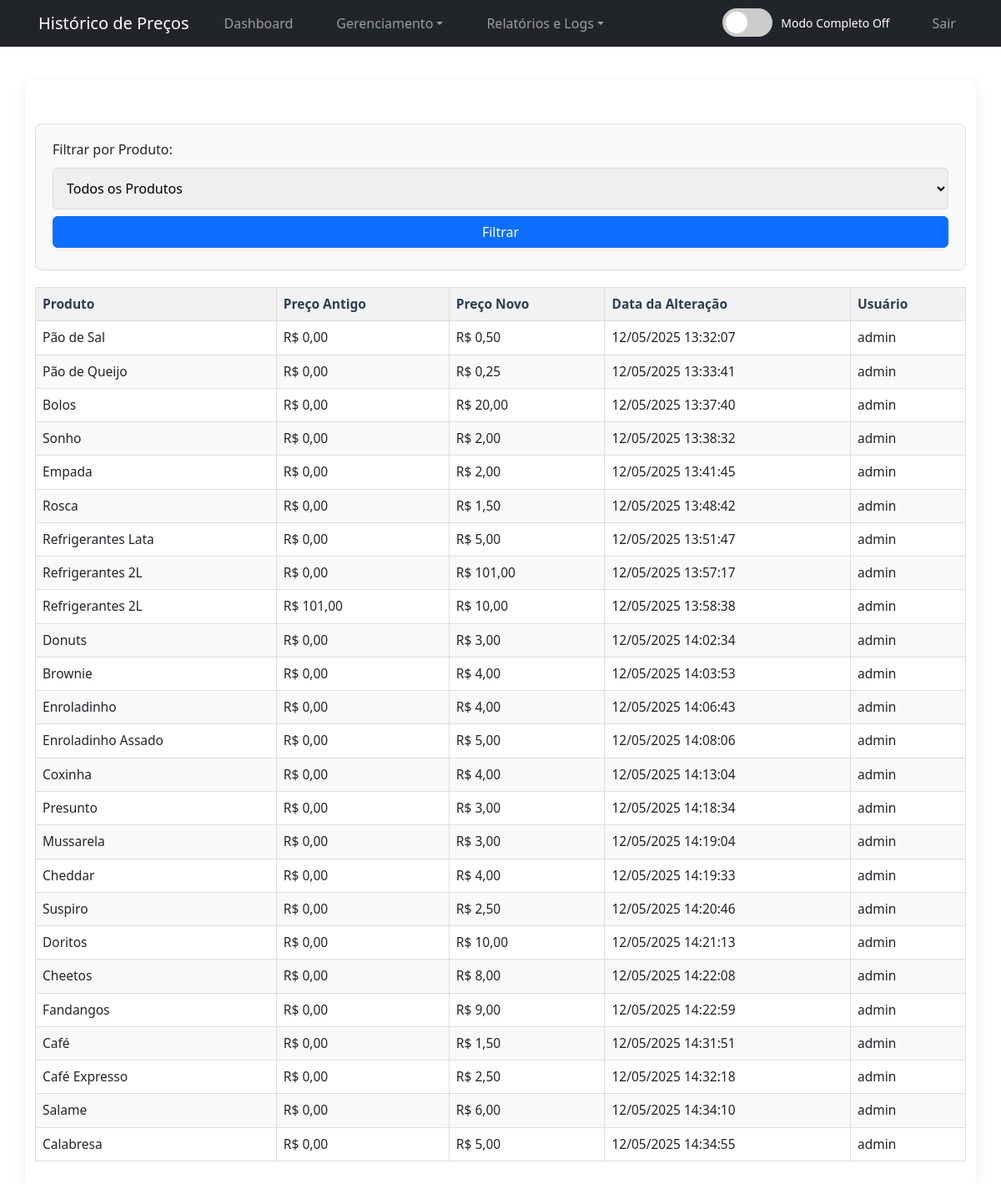
Screenshot of /historico_precos.php (signed in) with the database file from the repository.
### tables this page shows
CREATE TABLE `historico_precos` (
  `id` int(11) NOT NULL AUTO_INCREMENT,
  `produto_id` int(11) NOT NULL,
  `preco_antigo` decimal(10,2) NOT NULL,
  `preco_novo` decimal(10,2) NOT NULL,
  `data_alteracao` timestamp NOT NULL DEFAULT current_timestamp(),
  `usuario_id` int(11) NOT NULL,
  PRIMARY KEY (`id`),
  KEY `produto_id` (`produto_id`),
  KEY `usuario_id` (`usuario_id`),
  CONSTRAINT `historico_precos_ibfk_1` FOREIGN KEY (`produto_id`) REFERENCES `produtos` (`id`) ON DELETE CASCADE,
  CONSTRAINT `historico_precos_ibfk_2` FOREIGN KEY (`usuario_id`) REFERENCES `usuarios` (`id`) ON DELETE CASCADE
);

CREATE TABLE `produtos` (
  `id` int(11) NOT NULL AUTO_INCREMENT,
  `nome_produto` varchar(100) NOT NULL,
  `descricao` text DEFAULT NULL,
  `quantidade` int(10) unsigned NOT NULL DEFAULT 0,
  `preco` decimal(10,2) NOT NULL,
  `imagem` varchar(255) DEFAULT NULL COMMENT 'Nome do arquivo da imagem',
  `estoque_minimo` int(10) unsigned NOT NULL DEFAULT 0,
  `categoria_id` int(11) DEFAULT NULL,
  `data_validade` date DEFAULT NULL,
  `fornecedor_id` int(11) DEFAULT NULL,
  PRIMARY KEY (`id`),
  KEY `fk_categoria` (`categoria_id`),
  KEY `fornecedor_id` (`fornecedor_id`),
  CONSTRAINT `fk_categoria` FOREIGN KEY (`categoria_id`) REFERENCES `categorias` (`id`),
  CONSTRAINT `produtos_ibfk_1` FOREIGN KEY (`fornecedor_id`) REFERENCES `fornecedores` (`id`) ON DELETE SET NULL
);

CREATE TABLE `usuarios` (
  `id` int(11) NOT NULL AUTO_INCREMENT,
  `usuario` varchar(50) NOT NULL,
  `cpf` varchar(14) DEFAULT NULL,
  `email` varchar(100) DEFAULT NULL,
  `perfil` enum('admin','gerente','vendedor') NOT NULL DEFAULT 'vendedor',
  `senha` varchar(255) NOT NULL,
  PRIMARY KEY (`id`),
  UNIQUE KEY `usuario` (`usuario`),
  UNIQUE KEY `cpf` (`cpf`),
  UNIQUE KEY `email` (`email`)
);

### historico_precos.php (the view, shortened to what this page needs)
<?php
require_once 'conexao.php';
$historico = [];
$produto_id_filtro = isset($_POST['produto_id']) ? intval($_POST['produto_id']) : 0;
$sql_historico = "SELECT h.*, p.nome_produto, u.usuario as nome_usuario
                 FROM historico_precos h
                 JOIN produtos p ON h.produto_id = p.id
                 JOIN usuarios u ON h.usuario_id = u.id";
if ($produto_id_filtro) {
    $sql_historico .= " WHERE h.produto_id = ?";
    $stmt = $conexao->prepare($sql_historico);
    $stmt->bind_param('i', $produto_id_filtro);
    $stmt->execute();
    $resultado_historico = $stmt->get_result();
} else {
    $resultado_historico = $conexao->query($sql_historico);
}
while ($row = $resultado_historico->fetch_assoc()) {
    $historico[] = $row;
}
?>
<!DOCTYPE html>
<html lang="pt-BR">
<head>
    <link rel="stylesheet" href="style.css">
    <link href="https://cdn.jsdelivr.net/npm/bootstrap@5.3.3/dist/css/bootstrap.min.css" rel="stylesheet">
</head>
<body>
<?php include 'navbar.php'; ?>
    <div class="container">
        <div class="filter-section">
            <form method="POST" action="historico_precos.php">
                <label for="produto_id">Filtrar por Produto:</label>
                <select name="produto_id">
                    <option value="">Todos os Produtos</option>
                </select>
                <button type="submit" class="btn btn-primary">Filtrar</button>
            </form>
        </div>
        <?php if (empty($historico)): ?>
            <p>Nenhum histórico de preços encontrado.</p>
        <?php else: ?>
            <table class="history-table">
                <thead>
                    <tr>
                        <th>Produto</th>
                        <th>Preço Antigo</th>
                        <th>Preço Novo</th>
                        <th>Data da Alteração</th>
                        <th>Usuário</th>
                    </tr>
                </thead>
                <tbody>
                    <?php foreach ($historico as $registro): ?>
                        <tr>
                            <td><?php echo htmlspecialchars($registro['nome_produto']); ?></td>
                            <td>R$ <?php echo number_format($registro['preco_antigo'], 2, ',', '.'); ?></td>
                            <td>R$ <?php echo number_format($registro['preco_novo'], 2, ',', '.'); ?></td>
                            <td><?php echo date('d/m/Y H:i:s', strtotime($registro['data_alteracao'])); ?></td>
                            <td><?php echo htmlspecialchars($registro['nome_usuario']); ?></td>
                        </tr>
                    <?php endforeach; ?>
                </tbody>
            </table>
        <?php endif; ?>
    </div>
</body>
</html>

### style.css (style rules this page uses)
* { margin: 0; padding: 0; box-sizing: border-box; }
body { font-family: 'Segoe UI', Arial, sans-serif; background-color: #f5f6fa; color: #333; line-height: 1.6; min-height: 100vh; }
.container { width: 90%; max-width: 950px; margin: 40px auto; background: #fff; padding: 32px 28px; box-shadow: 0 4px 18px rgba(0,0,0,0.08); border-radius: 10px; }
input, select, textarea, button { width: 100%; padding: 12px; margin: 10px 0; border-radius: 5px; border: 1px solid #ddd; font-size: 1rem; transition: border-color 0.3s; }
button, .btn { background: #e74c3c; color: #fff; cursor: pointer; font-weight: bold; border: none; border-radius: 5px; padding: 10px 18px; margin: 8px 0; transition: background 0.3s, transform 0.2s; box-shadow: 0 2px 6px rgba(231,76,60,0.08); }
table, .result-table, .items-table, .history-table { width: 100%; border-collapse: collapse; margin-top: 20px; font-size: 0.97rem; background: #fff; }
th, td { padding: 12px 15px; border: 1px solid #ddd; text-align: left; }
th { background: #2c3e50; color: #fff; font-weight: bold; }
tr:nth-child(even) { background: #f9f9f9; }
.result-table th, .result-table td, .items-table th, .items-table td, .history-table th, .history-table td { border: 1px solid #ddd; padding: 8px; }
.result-table th, .history-table th { background: #f2f2f2; color: #2c3e50; }
.dashboard-info, .alertas-validade, .alertas-backup, .backup-list, .search-section, .calculator-section, .filter-section { margin-top: 20px; padding: 18px 20px; border-radius: 8px; background: #f9f9f9; border: 1px solid #ddd; }
.search-section label, .calculator-section label, .filter-section label { display: inline-block; margin-right: 10px; margin-bottom: 10px; }

### rows the page displays
historico_precos: produto.nome_produto "Pão de Sal", preco_antigo "0,00", preco_novo "0,50", data_alteracao "12/05/2025 13:32:07", usuario.usuario "admin"
historico_precos: produto.nome_produto "Pão de Queijo", preco_antigo "0,00", preco_novo "0,25", data_alteracao "12/05/2025 13:33:41", usuario.usuario "admin"
historico_precos: produto.nome_produto "Bolos", preco_antigo "0,00", preco_novo "20,00", data_alteracao "12/05/2025 13:37:40", usuario.usuario "admin"
historico_precos: produto.nome_produto "Sonho", preco_antigo "0,00", preco_novo "2,00", data_alteracao "12/05/2025 13:38:32", usuario.usuario "admin"
historico_precos: produto.nome_produto "Empada", preco_antigo "0,00", preco_novo "2,00", data_alteracao "12/05/2025 13:41:45", usuario.usuario "admin"
historico_precos: produto.nome_produto "Rosca", preco_antigo "0,00", preco_novo "1,50", data_alteracao "12/05/2025 13:48:42", usuario.usuario "admin"
historico_precos: produto.nome_produto "Refrigerantes Lata", preco_antigo "0,00", preco_novo "5,00", data_alteracao "12/05/2025 13:51:47", usuario.usuario "admin"
historico_precos: produto.nome_produto "Refrigerantes 2L", preco_antigo "0,00", preco_novo "101,00", data_alteracao "12/05/2025 13:57:17", usuario.usuario "admin"
historico_precos: produto.nome_produto "Refrigerantes 2L", preco_antigo "101,00", preco_novo "10,00", data_alteracao "12/05/2025 13:58:38", usuario.usuario "admin"
historico_precos: produto.nome_produto "Donuts", preco_antigo "0,00", preco_novo "3,00", data_alteracao "12/05/2025 14:02:34", usuario.usuario "admin"
historico_precos: produto.nome_produto "Brownie", preco_antigo "0,00", preco_novo "4,00", data_alteracao "12/05/2025 14:03:53", usuario.usuario "admin"
historico_precos: produto.nome_produto "Enroladinho", preco_antigo "0,00", preco_novo "4,00", data_alteracao "12/05/2025 14:06:43", usuario.usuario "admin"
historico_precos: produto.nome_produto "Enroladinho Assado", preco_antigo "0,00", preco_novo "5,00", data_alteracao "12/05/2025 14:08:06", usuario.usuario "admin"
historico_precos: produto.nome_produto "Coxinha", preco_antigo "0,00", preco_novo "4,00", data_alteracao "12/05/2025 14:13:04", usuario.usuario "admin"
historico_precos: produto.nome_produto "Presunto", preco_antigo "0,00", preco_novo "3,00", data_alteracao "12/05/2025 14:18:34", usuario.usuario "admin"
historico_precos: produto.nome_produto "Mussarela", preco_antigo "0,00", preco_novo "3,00", data_alteracao "12/05/2025 14:19:04", usuario.usuario "admin"
historico_precos: produto.nome_produto "Cheddar", preco_antigo "0,00", preco_novo "4,00", data_alteracao "12/05/2025 14:19:33", usuario.usuario "admin"
historico_precos: produto.nome_produto "Suspiro", preco_antigo "0,00", preco_novo "2,50", data_alteracao "12/05/2025 14:20:46", usuario.usuario "admin"
historico_precos: produto.nome_produto "Doritos", preco_antigo "0,00", preco_novo "10,00", data_alteracao "12/05/2025 14:21:13", usuario.usuario "admin"
historico_precos: produto.nome_produto "Cheetos", preco_antigo "0,00", preco_novo "8,00", data_alteracao "12/05/2025 14:22:08", usuario.usuario "admin"
historico_precos: produto.nome_produto "Fandangos", preco_antigo "0,00", preco_novo "9,00", data_alteracao "12/05/2025 14:22:59", usuario.usuario "admin"
historico_precos: produto.nome_produto "Café", preco_antigo "0,00", preco_novo "1,50", data_alteracao "12/05/2025 14:31:51", usuario.usuario "admin"
historico_precos: produto.nome_produto "Café Expresso", preco_antigo "0,00", preco_novo "2,50", data_alteracao "12/05/2025 14:32:18", usuario.usuario "admin"
historico_precos: produto.nome_produto "Salame", preco_antigo "0,00", preco_novo "6,00", data_alteracao "12/05/2025 14:34:10", usuario.usuario "admin"
historico_precos: produto.nome_produto "Calabresa", preco_antigo "0,00", preco_novo "5,00", data_alteracao "12/05/2025 14:34:55", usuario.usuario "admin"

### other values shown
$title "Histórico de Preços"
